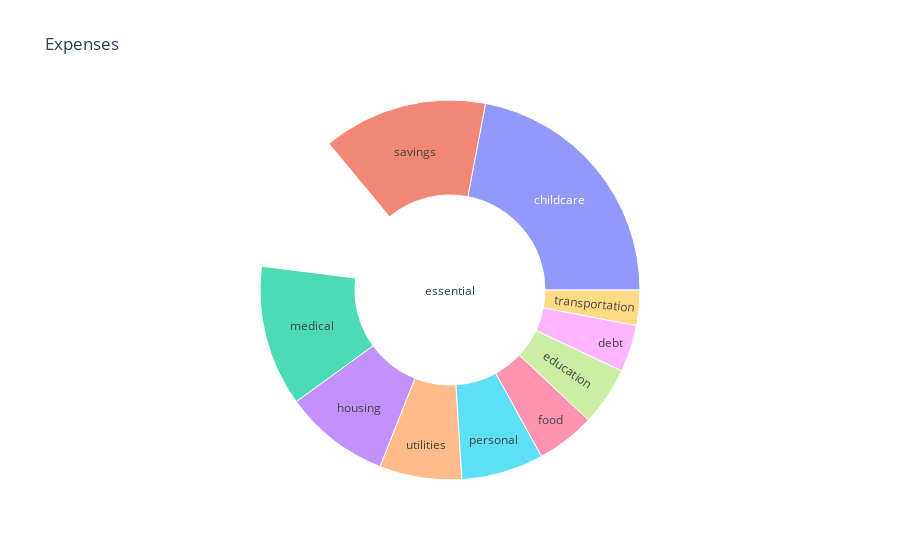

Notebook code cell kept with this figure:
### Code cell
data = dict(
    character= inside,
    parent = outside,
    value= nums)

fig =px.sunburst(
    data,
    names='character',
    parents='parent',
    values='value',
    title = 'Expenses'
)
fig.show()

### Figure 1 — Plotly figure (JSON) as saved in the notebook; plotly's stock layout.template omitted (floating-point values rounded to 4 significant figures)
{"data": [{"domain": {"x": [0, 1], "y": [0, 1]}, "hovertemplate": "character=%{label}<br>value=%{value}<br>parent=%{parent}<extra></extra>", "labels": ["savings", "savings", "debt", "housing", "transportation", "food", "utilities", "medical", "education", "childcare", "personal"], "name": "", "parents": ["essential", "essential", "essential", "essential", "essential", "essential", "essential", "essential", "essential", "essential", "essential"], "type": "sunburst", "values": [14, 12, 4, 9, 3, 5, 7, 12, 5, 22, 7]}], "layout": {"legend": {"tracegroupgap": 0}, "title": {"text": "Expenses"}}}
